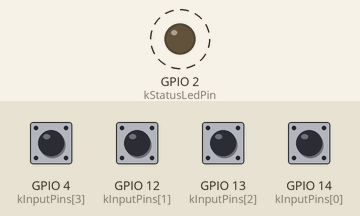
A program run on a simulated ESP8266 (NodeMCU). Parts: output pins drawn as LEDs (lit = HIGH). Dashed ring = blinking. Inputs (shaded band) come from the test bench; at power-on: GPIO 4 (kInputPins[3]), GPIO 12 (kInputPins[1]), GPIO 13 (kInputPins[2]), GPIO 14 (kInputPins[0]) HIGH. What the program prints to the serial monitor is not drawn.

Above: at 1.2 s.
1.3 s: GPIO 4 (kInputPins[3]) pulled LOW for 0.15 s
Timing chart, 0 to 10.3 s (numbered marks = the images above; inputs shaded):
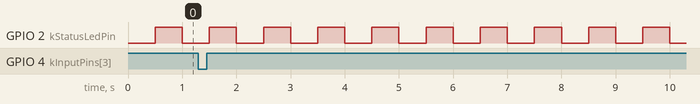

The program:

main.cpp
```cpp
// FasterEdge 开源项目 · https://github.com/FasterEdge · https://gitee.com/FasterEdge
#include <Arduino.h>
#include <ESP8266WiFi.h>
#include <PubSubClient.h>
#include "config.h"

namespace {
constexpr uint8_t kInputCount = 4;
// Hardware net order: IN1..IN4 -> ESP8266 GPIO14, GPIO12, GPIO13, GPIO4.
constexpr uint8_t kInputPins[kInputCount] = {14, 12, 13, 4};
constexpr uint8_t kStatusLedPin = 2;  // D2, active-low on the board.

WiFiClient wifiClient;
PubSubClient mqtt(wifiClient);
String deviceId;
String topicBase;
bool stableState[kInputCount] = {false, false, false, false};
bool sampledState[kInputCount] = {false, false, false, false};
uint32_t changedAt[kInputCount] = {0, 0, 0, 0};
uint32_t lastWifiAttempt = 0;
uint32_t lastMqttAttempt = 0;
uint32_t lastHeartbeat = 0;

bool readActive(uint8_t index) {
  // PC817 collector outputs have 10k pull-ups; closed/active input pulls low.
  return digitalRead(kInputPins[index]) == LOW;
}

String inputTopic(uint8_t index) {
  return topicBase + "/input/" + String(index + 1);
}

void publishInput(uint8_t index, bool force = false) {
  if (!mqtt.connected() && !force) return;
  const char *payload = stableState[index] ? "1" : "0";
  mqtt.publish(inputTopic(index).c_str(), payload, FE_MQTT_RETAIN_INPUTS);
}

void publishAllInputs() {
  for (uint8_t i = 0; i < kInputCount; ++i) publishInput(i);
}

void beginWifi() {
  if (strlen(FE_WIFI_SSID) == 0) return;
  WiFi.persistent(false);
  WiFi.mode(WIFI_STA);
  WiFi.hostname(deviceId);
  WiFi.begin(FE_WIFI_SSID, FE_WIFI_PASSWORD);
  lastWifiAttempt = millis();
}

void maintainWifi() {
  if (strlen(FE_WIFI_SSID) == 0 || WiFi.status() == WL_CONNECTED) return;
  if (millis() - lastWifiAttempt >= 15000UL) beginWifi();
}

void maintainMqtt() {
  if (WiFi.status() != WL_CONNECTED || mqtt.connected()) return;
  if (millis() - lastMqttAttempt < 5000UL) return;
  lastMqttAttempt = millis();

  const String availability = topicBase + "/availability";
  bool ok;
  if (strlen(FE_MQTT_USERNAME) != 0) {
    ok = mqtt.connect(deviceId.c_str(), FE_MQTT_USERNAME, FE_MQTT_PASSWORD,
                      availability.c_str(), 1, true, "offline");
  } else {
    ok = mqtt.connect(deviceId.c_str(), availability.c_str(), 1, true, "offline");
  }
  if (!ok) return;

  mqtt.publish(availability.c_str(), "online", true);
  publishAllInputs();
}

void scanInputs() {
  const uint32_t now = millis();
  for (uint8_t i = 0; i < kInputCount; ++i) {
    const bool current = readActive(i);
    if (current != sampledState[i]) {
      sampledState[i] = current;
      changedAt[i] = now;
    }
    if (sampledState[i] != stableState[i] && now - changedAt[i] >= FE_DEBOUNCE_MS) {
      stableState[i] = sampledState[i];
      publishInput(i);
      Serial.printf("SW%u=%u\n", i + 1, stableState[i] ? 1 : 0);
    }
  }
}

void heartbeat() {
  if (!mqtt.connected() || millis() - lastHeartbeat < FE_HEARTBEAT_MS) return;
  lastHeartbeat = millis();
  const String topic = topicBase + "/state";
  const String payload = String("{\"uptime_ms\":") + millis() +
                         ",\"rssi\":" + WiFi.RSSI() +
                         ",\"ip\":\"" + WiFi.localIP().toString() + "\"}";
  mqtt.publish(topic.c_str(), payload.c_str(), false);
}
}  // namespace

void setup() {
  Serial.begin(115200);
  Serial.println();
  Serial.println(F("RelayNode-SW2MQTT ESP8266 firmware"));

  pinMode(kStatusLedPin, OUTPUT);
  digitalWrite(kStatusLedPin, HIGH);
  for (uint8_t i = 0; i < kInputCount; ++i) {
    pinMode(kInputPins[i], INPUT_PULLUP);
    sampledState[i] = stableState[i] = readActive(i);
    changedAt[i] = millis();
  }

  deviceId = "sw2mqtt-" + String(ESP.getChipId(), HEX);
  topicBase = String(FE_MQTT_TOPIC_PREFIX) + "/" + deviceId;
  mqtt.setServer(FE_MQTT_HOST, FE_MQTT_PORT);
  mqtt.setBufferSize(384);
  beginWifi();
}

void loop() {
  maintainWifi();
  maintainMqtt();
  if (mqtt.connected()) mqtt.loop();
  scanInputs();
  heartbeat();
  digitalWrite(kStatusLedPin, mqtt.connected() ? LOW : ((millis() / 500U) & 1U));
  delay(2);
}
```

config.h
```cpp
// ─────────────────────────────────────────────────────────────
// FasterEdge 开源项目
// Github: https://github.com/FasterEdge
// Gitee:  https://gitee.com/FasterEdge
// ─────────────────────────────────────────────────────────────
#pragma once

// Safe defaults: firmware builds, but it will not join Wi-Fi until configured.
#define FE_WIFI_SSID ""
#define FE_WIFI_PASSWORD ""

#define FE_MQTT_HOST "192.168.1.10"
#define FE_MQTT_PORT 1883
#define FE_MQTT_USERNAME ""
#define FE_MQTT_PASSWORD ""

#define FE_MQTT_TOPIC_PREFIX "fasteredge/relaynode/sw2mqtt"
#define FE_MQTT_RETAIN_INPUTS true
#define FE_DEBOUNCE_MS 30U
#define FE_HEARTBEAT_MS 60000UL
```

Measured:
- by itself, GPIO 2 (kStatusLedPin): alternates HIGH for 0.50 s and LOW for 0.50 s
